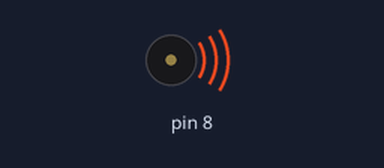
Bench run of a sketch on a simulated Arduino Uno, built with avr-gcc and run on an emulated ATmega328P. Parts: buzzer (waves = sounding).

Above: at 0.1 s.
At 2.3 s:
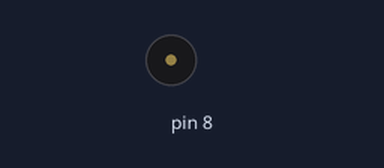
Timing chart, 0 to 3.8 s (numbered marks = the images above):
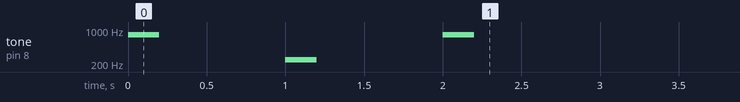

The sketch:

week03_1_pinMode_8_OUTPUT_tone_8_800_200_delay.ino
```cpp
//week03_1_pinMode_8_OUTPUT_tone_8_800_200_delay
void setup() {
  // put your setup code here, to run once:
  pinMode(8,OUTPUT);//負責發聲
  tone(8,800,200);
  delay(1000);
  tone(8,245,200);
  delay(1000);
  tone(8,800,200);
  delay(1000);
}

void loop() {
  // put your main code here, to run repeatedly:

}
```
